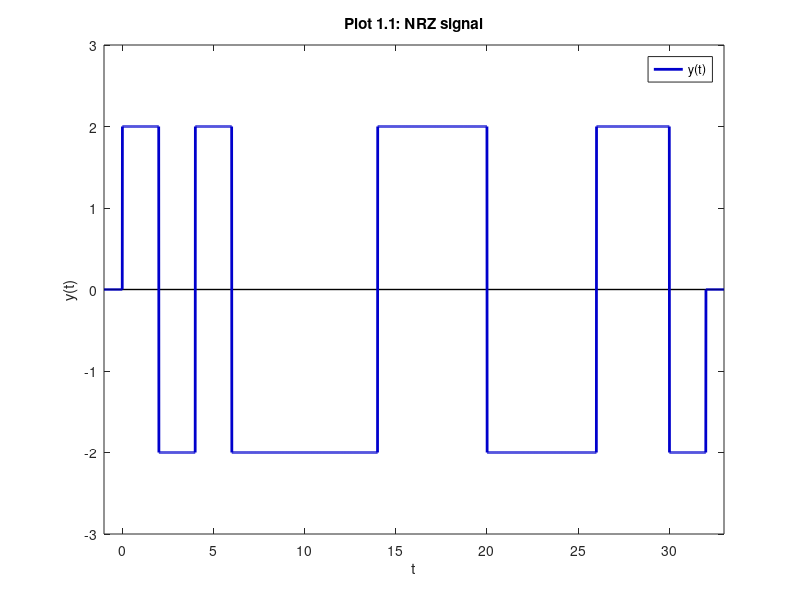
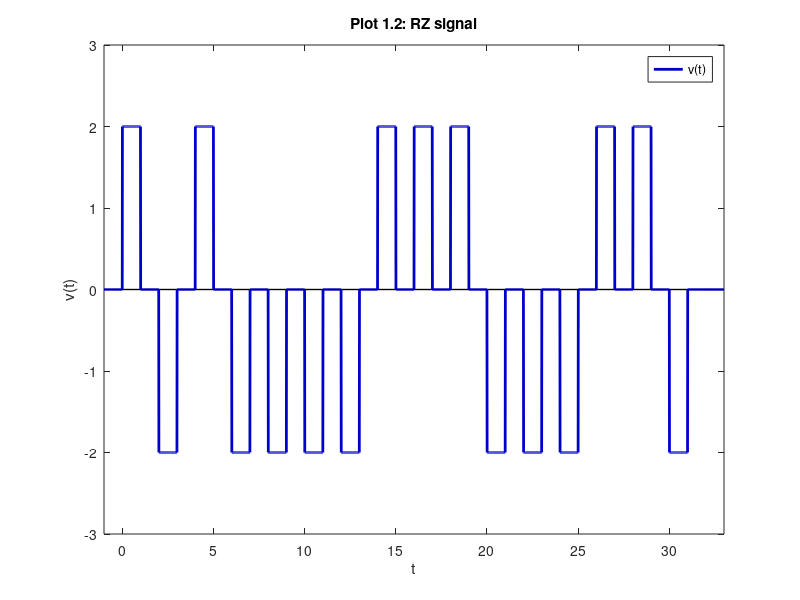
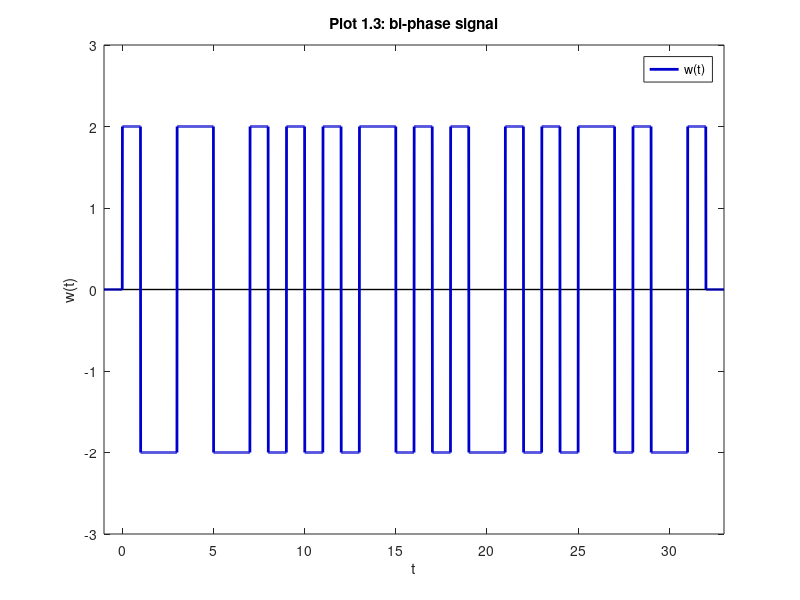

MATLAB code to generate these figures, in order: (Note: this script raises an error after producing the figures.)
% Gregory Pavlunenko
% C25220578
% MATLAB 2
clear;clc;close all;

% in order for this to graph from -1 to 17, you cannot represent all of the
% pulses at a length of time T where T is equal to 2. In order to correct
% this, I have doubled to length that the signal is generated to account
% for the necessary additional time.

% an email was sent out confirming my correction, thanks

%1.0

datasignal = [0,1,0,1,1,1,1,0,0,0,1,1,1,0,0,1];

a = -1;
b = length(datasignal) + 1;
b = b*2-1;

ii = 0.01;
t = a : ii : b;

A = 2;
T = 2;



% 1.1

xNRZ = 0;
for c = 1:length(datasignal)
    if(datasignal(c))==0
        xNRZ = xNRZ + T.*((t>(A*(c-1))) & (t<=((A*(c-1))+2)) );
    else 
        xNRZ = xNRZ + -T.*((t>(A*(c-1))) & (t<=((A*(c-1))+2)) );
    end
end

figure();
plot([a,b],[0,0],'LineStyle','-','Color',[0,0,0],'LineWidth',1);
hold on;
p1 = plot(t,xNRZ,'LineStyle','-','Color',[0,0,0.8],'LineWidth',2);
hold off;
axis([a,b,-3,3]);
title('Plot 1.1: NRZ signal');
xlabel('t');
ylabel('y(t)');
legend(p1,'y(t)',...
'Location','northeast');

%1.2

xRZ = 0;
for c = 1:length(datasignal)
    if(datasignal(c))==0
        xRZ = xRZ + T.*( (t>((A)*(c-1))) & (t<=(((A)*(c-1))+1)) );
    else 
        xRZ = xRZ + -T.*( (t>((A)*(c-1))) & (t<=(((A)*(c-1))+1)) );
    end
end

figure();
plot([a,b],[0,0],'LineStyle','-','Color',[0,0,0],'LineWidth',1);
hold on;
p1 = plot(t,xRZ,'LineStyle','-','Color',[0,0,0.8],'LineWidth',2);
hold off;
axis([a,b,-3,3]);
title('Plot 1.2: RZ signal');
xlabel('t');
ylabel('v(t)');
legend(p1,'v(t)',...
'Location','northeast');

%1.3

xBP = 0;
for c = 1:length(datasignal)
    if(datasignal(c))==0
        xBP = xBP + T.*( (t>(A*(c-1))) & (t<=((A*(c-1))+1)) )... 
        + -T.*( (t>(A*(c-1))+1) & (t<=((A*(c-1))+2)) );      
    else 
        xBP = xBP + -T.*( (t>(A*(c-1))) & (t<=((A*(c-1))+1)) )...
        + T.*( (t>(A*(c-1))+1) & (t<=((A*(c-1))+2)) );
    end
end

figure();
plot([a,b],[0,0],'LineStyle','-','Color',[0,0,0],'LineWidth',1);
hold on;
p1 = plot(t,xBP,'LineStyle','-','Color',[0,0,0.8],'LineWidth',2);
hold off;
axis([a,b,-3,3]);
title('Plot 1.3: bi-phase signal');
xlabel('t');
ylabel('w(t)');
legend(p1,'w(t)',...
'Location','northeast');

%2.4

Ey = sum(abs(xNRZ).^2).*ii;
fprintf("Energy of y(t) = %0.0f\n",Ey);

Ev = sum(abs(xRZ).^2).*ii;
fprintf("Energy of v(t) = %0.0f\n",Ev);

Ew = sum(abs(xBP).^2).*ii;
fprintf("Energy of w(t) = %0.0f\n",Ew);

fprintf("description:\n\t The y(t) signal and the w(t) signal have the\n" ...
    + "same energy since they neither of them have to return to zero\n"...
    + "for each rise and fall. w(t) may have double the pulses, but each\n"...
    + "pulse is half as powerful. v(t) on the other hand is half the\n"...
    + "energy of them both due to its pulses being half the length for a\n"...
    + "return to zero\n\n")

%2.5

Ryv = sum(xNRZ.*conj(xRZ)).*ii;
Pyv = mean(corrcoef(xNRZ,xRZ),"all");
fprintf("Correlation of y(t), v(t) = %0.0f\n",Ryv);
fprintf("Correlation Coefficient = %0.3f\n",Pyv);

Ryw = sum(xNRZ.*conj(xBP)).*ii;
Pyw = mean(corrcoef(xNRZ,xBP),"all");
fprintf("Correlation of y(t), w(t) = %0.0f\n",Ryw);
fprintf("Correlation Coefficient = %0.3f\n",Pyw);

Rvw = sum(xRZ.*conj(xBP)).*ii;
Pvw = mean(corrcoef(xRZ,xBP),"all");
fprintf("Correlation of v(t), w(t) = %0.0f\n",Rvw);
fprintf("Correlation Coefficient = %0.3f\n",Pvw);


fprintf("description:\n\t y(t) and v(t) are similar to each other due to\n"...
    + "Their similar energy levels. They line up with each other half of\n"...
    + "of the time, so they are pretty similar. The rising edges and\n"...
    + "falling edges line up very well in this regard. y(t) and w(t)\n"...
    + "have almost no matching rising or falling edges, which leads to\n"...
    + "two very different and uncorrelated graphs, despite having the\n"...
    + "same energy. Visually from the graphs you can see tha v(t) lines\n"...
    + "up with w(t) much more frequently, which happens when half of the\n"...
    + "when the digit is a 0.\n\n");

%2.6

MSEyv = sum(abs(xNRZ-xRZ).^2).*ii;
MSEyw = sum(abs(xNRZ-xBP).^2).*ii;
MSEvw = sum(abs(xRZ-xBP).^2).*ii;

fprintf("MSE between y and v = %0.0f\n",MSEyv);
fprintf("MSE between y and w = %0.0f\n",MSEyw);
fprintf("MSE between v and w = %0.0f\n",MSEvw);
fprintf("description:\n\t The MSE is giving essentially the same result\n"...
    + "as the correlation, with the large MSE numbers meaning more\n"...
    + "difference. The explaination for that was given above, but the\n"...
    + "value in this regard is trying to approach 0 whereas the\n"...
    + "correlation coefficient is approaching 1\n\n");
